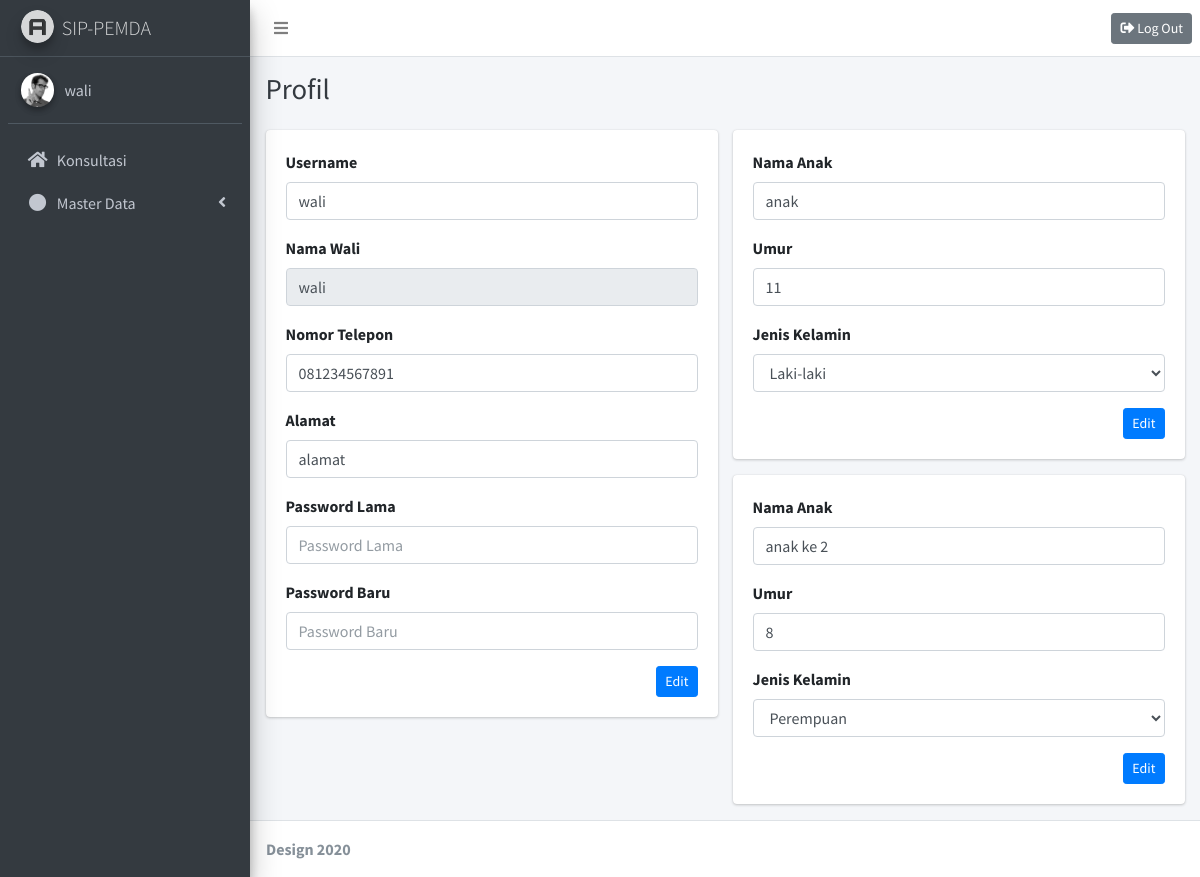
The app's page /pages/profil.php (signed in) with its own data.
### tables this page shows
CREATE TABLE `wali` (
  `id_wali` int(11) NOT NULL,
  `username` varchar(255) NOT NULL,
  `password` varchar(255) NOT NULL,
  `alamat` text NOT NULL,
  `nama_wali` varchar(255) NOT NULL,
  `no_hp` varchar(20) NOT NULL,
  `role` enum('admin','user') NOT NULL
);

CREATE TABLE `anak` (
  `id_anak` int(11) NOT NULL,
  `id_wali` int(11) NOT NULL,
  `id_jenis_kelamin` int(11) NOT NULL,
  `nama_anak` varchar(255) NOT NULL,
  `umur` int(11) NOT NULL
);

### pages/profil.php (the view, shortened to what this page needs)
<?php
  include '../connect.php';
  $id = $_SESSION['id'];
  $query = "SELECT * FROM `wali` WHERE `id_wali`=$id ;";
  $sql = mysqli_query($mysqli, $query);
  $query_anak = "SELECT * FROM `anak` WHERE `id_wali`=$id ;";
  $sql_anak = mysqli_query($mysqli, $query_anak);
?>
<!DOCTYPE html>
<html>
  <head>
    <link rel="stylesheet" href="../plugins/fontawesome-free/css/all.min.css">
    <link rel="stylesheet" href="https://code.ionicframework.com/ionicons/2.0.1/css/ionicons.min.css">
    <link rel="stylesheet" href="../plugins/tempusdominus-bootstrap-4/css/tempusdominus-bootstrap-4.min.css">
    <link rel="stylesheet" href="../plugins/icheck-bootstrap/icheck-bootstrap.min.css">
    <link rel="stylesheet" href="../plugins/jqvmap/jqvmap.min.css">
    <link rel="stylesheet" href="../dist/css/adminlte.min.css">
    <link rel="stylesheet" href="../plugins/overlayScrollbars/css/OverlayScrollbars.min.css">
    <link rel="stylesheet" href="../plugins/daterangepicker/daterangepicker.css">
    <link rel="stylesheet" href="../plugins/summernote/summernote-bs4.css">
  </head>
  <body class="hold-transition sidebar-mini layout-fixed">
    <div class="wrapper">
    <nav class="main-header navbar navbar-expand navbar-white navbar-light">
        <ul class="navbar-nav">
          <li class="nav-item">
            <a class="nav-link" data-widget="pushmenu" href="#" role="button"><i class="fas fa-bars"></i></a>
          </li>
        </ul>
        <ul class="navbar-nav ml-auto">
          <li class="nav-item">
            <a class="btn btn-sm btn-secondary" href="../functions/logout.php">
              <i class="fas fa-sign-out-alt"></i>  Log Out
            </a>
          </li>
        </ul>
      </nav>
      <aside class="main-sidebar sidebar-dark-primary elevation-4">
        <a href="/sip_pemda" class="brand-link">
          <img src="../dist/img/AdminLTELogo.png" alt="AdminLTE Logo" class="brand-image img-circle elevation-3"
              style="opacity: .8">
          <span class="brand-text font-weight-light">SIP-PEMDA</span>
        </a>
        <div class="sidebar">
          <div class="user-panel mt-3 pb-3 mb-3 d-flex">
            <div class="image">
              <img src="../dist/img/user2-160x160.jpg" class="img-circle elevation-2" alt="User Image">
            </div>
            <div class="info">
              <a href="profil.php" class="d-block"><?php echo $_SESSION['username'] ?></a>
            </div>
          </div>
          <nav class="mt-2">
            <ul class="nav nav-pills nav-sidebar flex-column nav-child-indent" data-widget="treeview" role="menu" data-accordion="false">
              <li class="nav-item">
                <a href="dashboard.php" class="nav-link">
                  <i class="nav-icon fas fa-home"></i>
                  <p>
                    Konsultasi
                  </p>
                </a>
              </li>
              <li class="nav-item">
                <a href="#" class="nav-link">
                  <i class="nav-icon fas fa-circle"></i>
                  <p>
                    Master Data
                    <i class="right fas fa-angle-left"></i>
                  </p>
                </a>
              </li>
            </ul>
          </nav>
        </div>
      </aside>
      <div class="content-wrapper">
        <div class="content-header">
          <div class="container-fluid">
            <div class="row mb-2">
              <div class="col-sm-6">
                <h1 class="m-0 text-dark">Profil</h1>
              </div>
            </div>
          </div>
        </div>
        <section class="content">
          <div class="container-fluid">
            <div class="row">
              <div class="col-6">
                <div class="card">
                  <div class="card-body">
                    <form action="../functions/edit_profile_wali.php" method="post">
                      <div class="row">
                        <?php while($datas = mysqli_fetch_assoc($sql) ){ ?>
                        <div class="col-12">
                          <div class="form-group">
                            <label for="">Username</label>
                            <input type="text" class="form-control" placeholder="Username" id="username" name="username" value="<?php echo $datas['username'] ?>">
                          </div>
                          <div class="form-group">
                            <label for="">Nama Wali</label>
                            <input type="text" class="form-control" placeholder="Nama Wali" id="nama_wali" name="nama_wali" readonly value="<?php echo $datas['nama_wali'] ?>">
                          </div>
                          <div class="form-group">
                            <label for="">Nomor Telepon</label>
                            <input type="text" class="form-control" placeholder="Nomor Telepon" id="no_hp" name="no_hp" value="<?php echo $datas['no_hp'] ?>">
                          </div>
                          <div class="form-group">
                            <label for="">Alamat</label>
                            <input type="text" class="form-control" placeholder="Alamat" id="alamat" name="alamat" value="<?php echo $datas['alamat'] ?>">
                          </div>
                          <div class="form-group">
                            <label for="">Password Lama</label>
                            <input type="password" class="form-control" placeholder="Password Lama" id="password" name="password">
                          </div>
                          <div class="form-group">
                            <label for="">Password Baru</label>
                            <input type="password" class="form-control" placeholder="Password Baru" id="new_password" name="new_password">
                          </div>
                        </div>
                        <div class="col-12">
                          <button type="submit" class="btn btn-primary btn-sm float-right">Edit</button>
                        </div>
                        <?php } ?>
                      </div>
                    </form>
                  </div>
                </div>
              </div>
              <div class="col-6">
                <?php while($data_anak = mysqli_fetch_assoc($sql_anak) ){ ?>
                <div class="card">
                  <div class="card-body">
                    <form action="../functions/edit_profile_anak.php" method="post">
                      <div class="row">
                        <div class="col-12">
                            <div class="form-group">
                              <label for="">Nama Anak</label>
                              <input type="text" class="form-control" placeholder="Nama Anak" id="nama_anak" name="nama_anak" value="<?php echo $data_anak['nama_anak'] ?>">
                            </div>
                            <div class="form-group">
                              <label for="">Umur</label>
                              <input type="number" class="form-control" placeholder="Umur" id="umur" name="umur" value="<?php echo $data_anak['umur'] ?>">
                            </div>
                            <div class="form-group">
                              <label for="">Jenis Kelamin</label>
                              <select name="jenis_kelamin" id="jenis_kelamin" class="form-control">
                                <?php
                                $query_jenis_kelamin = "SELECT * FROM jenis_kelamin";
                                $sql_jenis_kelamin = mysqli_query($mysqli, $query_jenis_kelamin);
                                while($data = mysqli_fetch_assoc($sql_jenis_kelamin)){
                                  if ($data_anak['id_jenis_kelamin'] == $data['id_jenis_kelamin']){ ?>
                                    <option value="<?php echo $data['id_jenis_kelamin']; ?>" selected><?php echo $data['jenis_kelamin']; ?></option>
                                  <?php } else { ?>
                                    <option value="<?php echo $data['id_jenis_kelamin']; ?>"><?php echo $data['jenis_kelamin']; ?></option>
                                  <?php }
                                  } ?>
                              </select>
                            </div>
                        </div>
                        <div class="col-12">
                          <button type="submit" class="btn btn-primary btn-sm float-right">Edit</button>
                        </div>
                      </div>
                    </form>
                  </div>
                </div>
                <?php } ?>
              </div>
            </div>
          </div>
        </section>
      </div>
      <footer class="main-footer">
        <strong>Design 2020</strong>
      </footer>
    </div>
  </body>
</html>

### records on screen
wali: username "wali", nama_wali "wali", no_hp "081234567891", alamat "alamat"
anak: nama_anak "anak", umur "11"
anak: nama_anak "anak ke 2", umur "8"

### other values on screen
$_SESSION['username'] "wali"
form field jenis_kelamin "Laki-laki"
form field jenis_kelamin "Perempuan"
